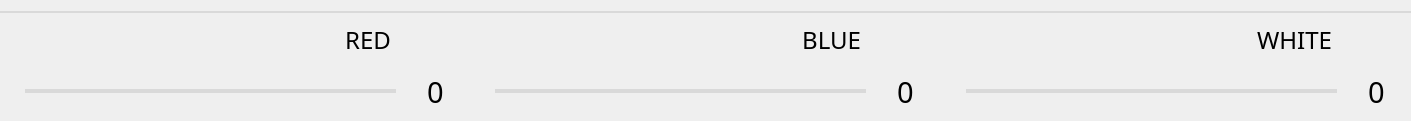
     <widget class="QWidget" name="horizontalLayoutWidget_2">
      <property name="geometry">
       <rect>
        <x>0</x>
        <y>480</y>
        <width>1411</width>
        <height>121</height>
       </rect>
      </property>
      <layout class="QHBoxLayout" name="horizontalLayout">
       <property name="spacing">
        <number>0</number>
       </property>
       <property name="leftMargin">
        <number>0</number>
       </property>
       <property name="rightMargin">
        <number>0</number>
       </property>
       <item>
        <widget class="QWidget" name="widget_15" native="true">
         <property name="styleSheet">
          <string notr="true">border-top : 2px solid rgb(217,217,217) ;</string>
         </property>
         <widget class="QSlider" name="horizontalSlider_4">
          <property name="geometry">
           <rect>
            <x>25</x>
            <y>55</y>
            <width>371</width>
            <height>51</height>
           </rect>
          </property>
          <property name="styleSheet">
           <string notr="true">
QSlider::groove:horizontal {
    height:4px;
    background: rgb(217,217,217);


}
QSlider::handle:horizontal {
    background-image: url(./image/red_slide.png);
    width: 12px;
    height: 37px;

    margin-top: -17px;
    margin-bottom: -16.5px;


}
QSlider::handle:horizontal:hover {
    background-image: url(./image/red_slide2.png);
    width: 12px;
    height: 37px;
	
    margin-top: -17px;
    margin-bottom: -16.5px;

}
QSlider{
	border : 0px;

}</string>
          </property>
          <property name="maximum">
           <number>100</number>
          </property>
          <property name="orientation">
           <enum>Qt::Horizontal</enum>
          </property>
         </widget>
         <widget class="QLabel" name="label_9">
          <property name="geometry">
           <rect>
            <x>405</x>
            <y>60</y>
            <width>61</width>
            <height>41</height>
           </rect>
          </property>
          <property name="font">
           <font>
            <family>서울남산체 M</family>
            <pointsize>22</pointsize>
           </font>
          </property>
          <property name="styleSheet">
           <string notr="true">border : 0px;</string>
          </property>
          <property name="text">
           <string>0</string>
          </property>
          <property name="textFormat">
           <enum>Qt::AutoText</enum>
          </property>
          <property name="alignment">
           <set>Qt::AlignCenter</set>
          </property>
         </widget>
         <widget class="QPushButton" name="pushButton_5">
          <property name="geometry">
           <rect>
            <x>395</x>
            <y>12</y>
            <width>71</width>
            <height>31</height>
           </rect>
          </property>
          <property name="cursor">
           <cursorShape>PointingHandCursor</cursorShape>
          </property>
          <property name="styleSheet">
           <string notr="true">QPushButton{image:url(./image/button_gray.png); border:0px;}
QPushButton:checked{image:url(./image/button_red.png); border:0px;}

</string>
          </property>
          <property name="text">
           <string/>
          </property>
          <property name="checkable">
           <bool>true</bool>
          </property>
          <property name="checked">
           <bool>false</bool>
          </property>
         </widget>
         <widget class="QLabel" name="label_10">
          <property name="geometry">
           <rect>
            <x>330</x>
            <y>8</y>
            <width>61</width>
            <height>41</height>
           </rect>
          </property>
          <property name="font">
           <font>
            <family>서울남산체 B</family>
            <pointsize>18</pointsize>
           </font>
          </property>
          <property name="styleSheet">
           <string notr="true">border : 0px;</string>
          </property>
          <property name="text">
           <string>RED</string>
          </property>
          <property name="alignment">
           <set>Qt::AlignRight|Qt::AlignTrailing|Qt::AlignVCenter</set>
          </property>
         </widget>
        </widget>
       </item>
       <item>
        <widget class="QWidget" name="widget_14" native="true">
         <property name="styleSheet">
          <string notr="true">border-top : 2px solid rgb(217,217,217) ;</string>
         </property>
         <widget class="QSlider" name="horizontalSlider_3">
          <property name="geometry">
           <rect>
            <x>25</x>
            <y>55</y>
            <width>371</width>
            <height>51</height>
           </rect>
          </property>
          <property name="styleSheet">
           <string notr="true">
QSlider::groove:horizontal {
    height:4px;
    background: rgb(217,217,217);


}
QSlider::handle:horizontal {
    background-image: url(./image/blue_slide.png);
    width: 12px;
    height: 37px;

    margin-top: -17px;
    margin-bottom: -16.5px;


}
QSlider::handle:horizontal:hover {
    background-image: url(./image/blue_slide2.png);
    width: 12px;
    height: 37px;
	
    margin-top: -17px;
    margin-bottom: -16.5px;

}
QSlider{
	border : 0px;

}</string>
          </property>
          <property name="maximum">
           <number>100</number>
          </property>
          <property name="orientation">
           <enum>Qt::Horizontal</enum>
          </property>
         </widget>
         <widget class="QLabel" name="label_7">
          <property name="geometry">
           <rect>
            <x>405</x>
            <y>60</y>
            <width>61</width>
            <height>41</height>
           </rect>
          </property>
          <property name="font">
           <font>
            <family>서울남산체 M</family>
            <pointsize>22</pointsize>
           </font>
          </property>
          <property name="styleSheet">
           <string notr="true">border : 0px;</string>
          </property>
          <property name="text">
           <string>0</string>
          </property>
          <property name="alignment">
           <set>Qt::AlignCenter</set>
          </property>
         </widget>
         <widget class="QPushButton" name="pushButton_4">
          <property name="geometry">
           <rect>
            <x>395</x>
            <y>12</y>
            <width>71</width>
            <height>31</height>
           </rect>
          </property>
          <property name="cursor">
           <cursorShape>PointingHandCursor</cursorShape>
          </property>
          <property name="styleSheet">
           <string notr="true">QPushButton{image:url(./image/button_gray.png); border:0px;}
QPushButton:checked{image:url(./image/button_blue.png); border:0px;}

</string>
          </property>
          <property name="text">
           <string/>
          </property>
          <property name="checkable">
           <bool>true</bool>
          </property>
          <property name="checked">
           <bool>false</bool>
          </property>
         </widget>
         <widget class="QLabel" name="label_8">
          <property name="geometry">
           <rect>
            <x>330</x>
            <y>8</y>
            <width>61</width>
            <height>41</height>
           </rect>
          </property>
          <property name="font">
           <font>
            <family>서울남산체 B</family>
            <pointsize>18</pointsize>
           </font>
          </property>
          <property name="styleSheet">
           <string notr="true">border : 0px;</string>
          </property>
          <property name="text">
           <string>BLUE</string>
          </property>
          <property name="alignment">
           <set>Qt::AlignRight|Qt::AlignTrailing|Qt::AlignVCenter</set>
          </property>
         </widget>
        </widget>
       </item>
       <item>
        <widget class="QWidget" name="widget_13" native="true">
         <property name="styleSheet">
          <string notr="true">border-top : 2px solid rgb(217,217,217) ;</string>
         </property>
         <widget class="QSlider" name="horizontalSlider">
          <property name="geometry">
           <rect>
            <x>25</x>
            <y>55</y>
            <width>371</width>
            <height>51</height>
           </rect>
          </property>
          <property name="styleSheet">
           <string notr="true">
QSlider::groove:horizontal {
    height:4px;
    background: rgb(217,217,217);


}
QSlider::handle:horizontal {
    background-image: url(./image/black_slide.png);
    width: 12px;
    height: 37px;

    margin-top: -17px;
    margin-bottom: -16.5px;


}
QSlider::handle:horizontal:hover {
    background-image: url(./image/black_slide2.png);
    width: 12px;
    height: 37px;
	
    margin-top: -17px;
    margin-bottom: -16.5px;

}
QSlider{
	border : 0px;

}</string>
          </property>
          <property name="maximum">
           <number>100</number>
          </property>
          <property name="orientation">
           <enum>Qt::Horizontal</enum>
          </property>
         </widget>
         <widget class="QLabel" name="label_3">
          <property name="geometry">
           <rect>
            <x>405</x>
            <y>60</y>
            <width>61</width>
            <height>41</height>
           </rect>
          </property>
          <property name="font">
           <font>
            <family>서울남산체 M</family>
            <pointsize>22</pointsize>
           </font>
          </property>
          <property name="styleSheet">
           <string notr="true">border : 0px;</string>
          </property>
          <property name="text">
           <string>0</string>
          </property>
          <property name="alignment">
           <set>Qt::AlignCenter</set>
          </property>
         </widget>
         <widget class="QPushButton" name="pushButton">
          <property name="geometry">
           <rect>
            <x>395</x>
            <y>12</y>
            <width>71</width>
            <height>31</height>
           </rect>
          </property>
          <property name="cursor">
           <cursorShape>PointingHandCursor</cursorShape>
          </property>
          <property name="styleSheet">
           <string notr="true">QPushButton{image:url(./image/button_gray.png); border:0px;}
QPushButton:checked{image:url(./image/button_black.png); border:0px;}

</string>
          </property>
          <property name="text">
           <string/>
          </property>
          <property name="checkable">
           <bool>true</bool>
          </property>
          <property name="checked">
           <bool>false</bool>
          </property>
         </widget>
         <widget class="QLabel" name="label_4">
          <property name="geometry">
           <rect>
            <x>280</x>
            <y>8</y>
            <width>111</width>
            <height>41</height>
           </rect>
          </property>
          <property name="font">
           <font>
            <family>서울남산체 B</family>
            <pointsize>18</pointsize>
           </font>
          </property>
          <property name="styleSheet">
           <string notr="true">border : 0px;</string>
          </property>
          <property name="text">
           <string>WHITE</string>
          </property>
          <property name="alignment">
           <set>Qt::AlignRight|Qt::AlignTrailing|Qt::AlignVCenter</set>
          </property>
         </widget>
        </widget>
       </item>
      </layout>
     </widget>
